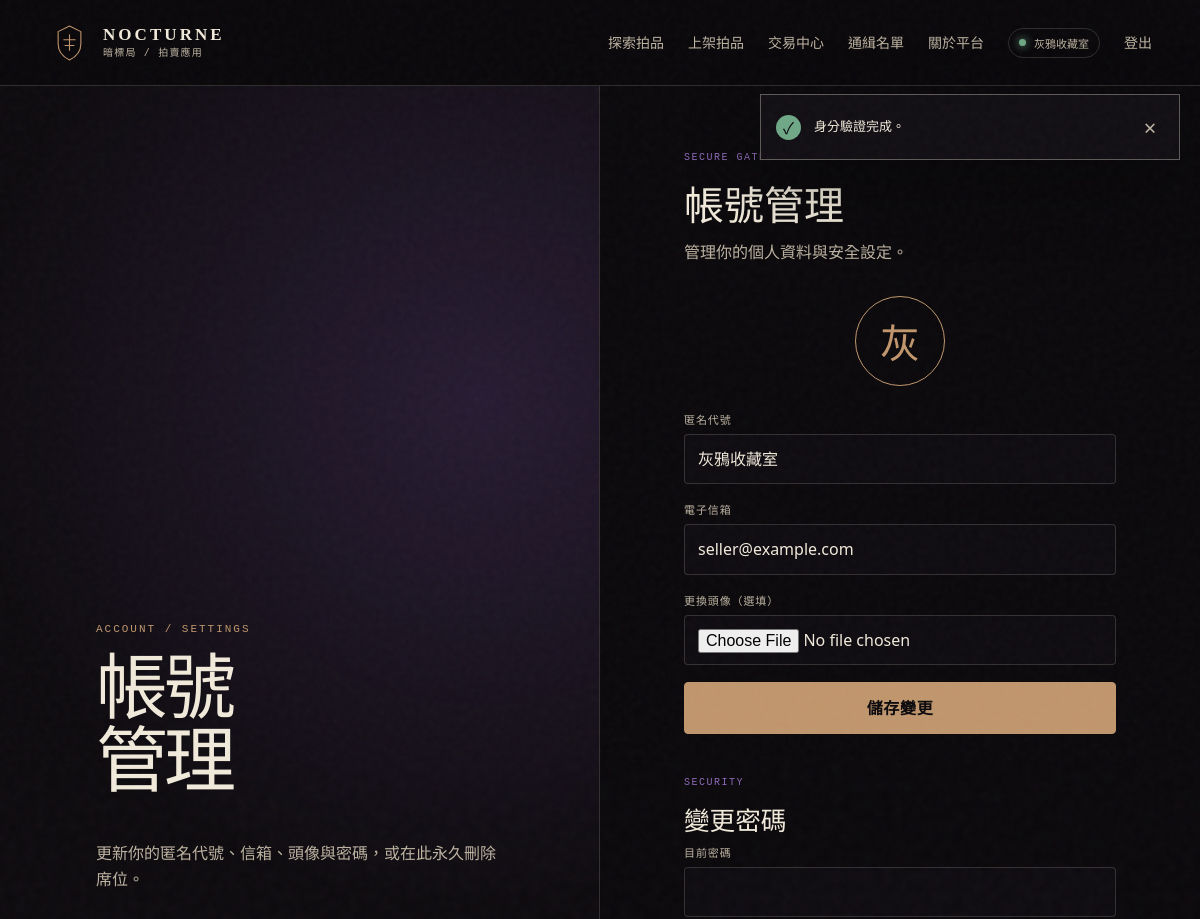
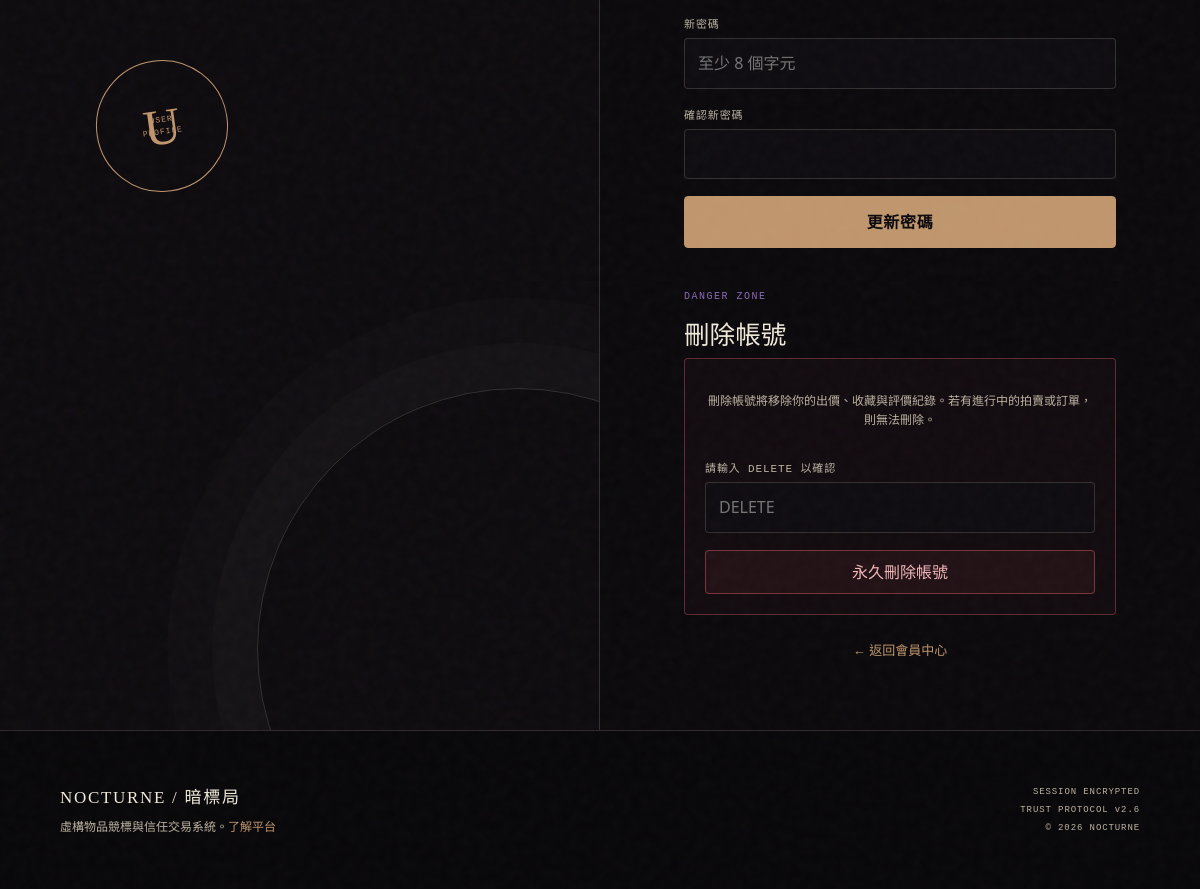
The app's page /index.php?page=buyer-profile (signed in) with its own data (2 pictures, top to bottom).
### tables this page shows
CREATE TABLE users (
    id BIGINT UNSIGNED AUTO_INCREMENT PRIMARY KEY,
    username VARCHAR(40) NOT NULL,
    email VARCHAR(190) NOT NULL,
    password_hash VARCHAR(255) NOT NULL,
    avatar_path VARCHAR(255) NULL,
    credit_score TINYINT UNSIGNED NOT NULL DEFAULT 80,
    status ENUM('pending', 'active', 'suspended', 'banned') NOT NULL DEFAULT 'active',
    email_verified_at DATETIME NULL,
    last_login_at DATETIME NULL,
    created_at DATETIME NOT NULL DEFAULT CURRENT_TIMESTAMP,
    updated_at DATETIME NOT NULL DEFAULT CURRENT_TIMESTAMP ON UPDATE CURRENT_TIMESTAMP,
    UNIQUE KEY uq_users_email (email),
    UNIQUE KEY uq_users_username (username),
    KEY idx_users_status_credit (status, credit_score),
    CONSTRAINT chk_users_credit CHECK (credit_score BETWEEN 0 AND 100)
);

### app/Core/View.php (called while the page is built, shortened)
<?php
final class View
{
    public static function render(string $template, array $data = [], string $layout = 'layouts/main'): void
    {
        $root = dirname(__DIR__, 2) . '/views/';
        $templateFile = $root . $template . '.php';
        $layoutFile = $root . $layout . '.php';
        extract($data, EXTR_SKIP);
        require $templateFile;
        $content = (string) ob_get_clean();
        require $layoutFile;
    }
}

### app/Controllers/BuyerController.php (called while the page is built, shortened)
<?php
final class BuyerController
{
    public function profileForm(): void
    {
        AuthMiddleware::handle();
        $user = (new User())->findWithRoles((int) Auth::user()['id']);
        View::render('buyer/profile', [
            'pageTitle' => '帳號管理',
            'profile' => $user,
        ]);
    }
}

### public/index.php (called while the page is built, shortened)
<?php
$page = (string) ($_GET['page'] ?? 'home');
$method = $_SERVER['REQUEST_METHOD'] ?? 'GET';
$routes = [
    'GET' => [
        'home' => [HomeController::class, 'index'],
        'about' => [HomeController::class, 'about'],
        'auction' => [AuctionController::class, 'show'],
        'wanted' => [HomeController::class, 'wanted'],
        'login' => [AuthController::class, 'loginForm'],
        'register' => [AuthController::class, 'registerForm'],
        'buyer' => [BuyerController::class, 'index'],
        'buyer-payment' => [BuyerController::class, 'payment'],
        'buyer-dispute' => [BuyerController::class, 'disputeForm'],
        'buyer-review' => [BuyerController::class, 'reviewForm'],
        'buyer-profile' => [BuyerController::class, 'profileForm'],
        'seller' => [SellerController::class, 'index'],
        'admin' => [AdminController::class, 'index'],
        'admin-disputes' => [AdminController::class, 'disputes'],
        'admin-logs' => [AdminController::class, 'logs'],
        'admin-export' => [AdminController::class, 'export'],
        'upload' => [UploadController::class, 'show'],
    ],
    'POST' => [
        'login' => [AuthController::class, 'login'],
        'register' => [AuthController::class, 'register'],
        'logout' => [AuthController::class, 'logout'],
        'bid' => [AuctionController::class, 'bid'],
        'watch' => [AuctionController::class, 'watch'],
        'buyer-pay' => [BuyerController::class, 'pay'],
        'buyer-dispute-submit' => [BuyerController::class, 'dispute'],
        'buyer-review-submit' => [BuyerController::class, 'review'],
        'buyer-profile-update' => [BuyerController::class, 'updateProfile'],
        'buyer-password-update' => [BuyerController::class, 'updatePassword'],
        'buyer-delete-account' => [BuyerController::class, 'deleteAccount'],
        'seller-create' => [SellerController::class, 'create'],
        'seller-delivery' => [SellerController::class, 'updateDelivery'],
        'seller-delete-auction' => [SellerController::class, 'deleteAuction'],
        'ai-description' => [SellerController::class, 'aiDescription'],
        'admin-review' => [AdminController::class, 'review'],
        'admin-dispute-resolve' => [AdminController::class, 'resolveDispute'],
        'admin-announce' => [AdminController::class, 'announce'],
        'admin-delete-auction' => [AdminController::class, 'deleteAuction'],
    ],
];
[$controller, $action] = $routes[$method][$page];
(new $controller())->{$action}();

### app/Models/User.php (called while the page is built, shortened)
<?php
final class User
{
    public function findWithRoles(int $id): ?array
    {
        $pdo = Database::connection();
        $statement = $pdo->prepare(
            'SELECT u.*, GROUP_CONCAT(r.name ORDER BY r.name) AS role_names
             FROM users u
             LEFT JOIN user_roles ur ON ur.user_id = u.id
             LEFT JOIN roles r ON r.id = ur.role_id
             WHERE u.id = :id
             GROUP BY u.id'
        );
        $statement->execute(['id' => $id]);
        $user = $statement->fetch();
        $user['roles'] = array_values(array_filter(explode(',', (string) $user['role_names'])));
        return $user;
    }
}

### app/Core/Auth.php (called while the page is built, shortened)
<?php
final class Auth
{
    public static function user(): ?array
    {
        $user = (new User())->findWithRoles((int) $_SESSION['user_id']);
        unset($user['password_hash']);
        return $user;
    }
    public static function check(): bool
    {
        return self::user() !== null;
    }
    public static function hasRole(string $role): bool
    {
        $user = self::user();
        return $user !== null && in_array($role, $user['roles'] ?? [], true);
    }
}

### app/Middleware/AuthMiddleware.php (called while the page is built, shortened)
<?php
final class AuthMiddleware
{
    public static function handle(): void
    {
        if (!Auth::check()) {
            flash('error', '請先登入以繼續操作。');
            redirect('login');
        }
    }
}

### app/Core/helpers.php (called while the page is built, shortened)
<?php
function e(mixed $value): string
{
    return htmlspecialchars((string) $value, ENT_QUOTES | ENT_SUBSTITUTE, 'UTF-8');
}
function url(string $page = 'home', array $params = []): string
{
    return 'index.php?' . http_build_query(array_merge(['page' => $page], $params));
}
function asset(string $path): string
{
    return 'assets/' . ltrim($path, '/');
}
function current_user(): ?array
{
    return Auth::user();
}
function has_role(string $role): bool
{
    return Auth::hasRole($role);
}
function flash(string $key, ?string $message = null): ?string
{
    $value = $_SESSION['_flash'][$key] ?? null;
    return $value;
}

### views/buyer/profile.php (the view, shortened to what this page needs)
<?php
$profile = $profile ?? current_user();
$avatarPath = $profile['avatar_path'] ?? '';
$avatarLetter = mb_substr($profile['username'] ?? '?', 0, 1);
?>
<section class="auth-shell">
    <div class="auth-aside">
        <span class="section-code">ACCOUNT / SETTINGS</span>
        <h1>帳號<br>管理</h1>
        <p>更新你的匿名代號、信箱、頭像與密碼，或在此永久刪除席位。</p>
        <div class="auth-seal" aria-hidden="true"><span>U</span><small>USER<br>PROFILE</small></div>
    </div>
    <div class="auth-card">
        <div class="auth-heading"><span>SECURE GATEWAY</span><h2>帳號管理</h2><p>管理你的個人資料與安全設定。</p></div>
        <div class="profile-avatar-preview">
            <?php if (!empty($avatarPath)): ?>
                <img src="<?= e($avatarPath) ?>" alt="頭像">
            <?php else: ?>
                <span><?= e($avatarLetter) ?></span>
            <?php endif; ?>
        </div>
        <form method="post" action="<?= e(url('buyer-profile-update')) ?>" enctype="multipart/form-data" class="stack-form">
            <label><span>匿名代號</span><input type="text" name="username" value="<?= e($profile['username'] ?? '') ?>" maxlength="40" required></label>
            <label><span>電子信箱</span><input type="email" name="email" value="<?= e($profile['email'] ?? '') ?>" required></label>
            <label><span>更換頭像（選填）</span><input type="file" name="avatar" accept="image/jpeg,image/png,image/webp"></label>
            <button class="button button-full" type="submit">儲存變更</button>
        </form>
        <div class="auth-heading" style="margin-top: 32px;"><span>SECURITY</span><h3>變更密碼</h3></div>
        <form method="post" action="<?= e(url('buyer-password-update')) ?>" class="stack-form">
            <label><span>目前密碼</span><input type="password" name="current_password" autocomplete="current-password" required></label>
            <label><span>新密碼</span><input type="password" name="new_password" autocomplete="new-password" placeholder="至少 8 個字元" required></label>
            <label><span>確認新密碼</span><input type="password" name="confirm_password" autocomplete="new-password" required></label>
            <button class="button button-full" type="submit">更新密碼</button>
        </form>
        <div class="auth-heading" style="margin-top: 32px;"><span>DANGER ZONE</span><h3>刪除帳號</h3></div>
        <form method="post" action="<?= e(url('buyer-delete-account')) ?>" class="stack-form danger-zone" onsubmit="return confirm('確定要永久刪除帳號？此操作無法復原，所有資料將被清除。');">
            <p class="form-note">刪除帳號將移除你的出價、收藏與評價紀錄。若有進行中的拍賣或訂單，則無法刪除。</p>
            <label><span>請輸入 DELETE 以確認</span><input type="text" name="confirm_text" placeholder="DELETE" required></label>
            <button class="button-danger button-full" type="submit">永久刪除帳號</button>
        </form>
        <p class="auth-switch"><a href="<?= e(url('buyer')) ?>">← 返回會員中心</a></p>
    </div>
</section>

### views/layouts/main.php (shortened to what this page needs)
<?php
$user = current_user();
$currentPage = (string) ($_GET['page'] ?? 'home');
$browseActive = in_array($currentPage, ['home', 'auction'], true);
$successMessage = flash('success');
$errorMessage = flash('error');
?>
<!doctype html>
<html lang="zh-Hant">
<head>
    <link rel="stylesheet" href="<?= e(asset('css/style.css')) ?>">
</head>
<body data-page="<?= e($currentPage) ?>">
    <header class="site-header">
        <a class="brand" href="<?= e(url('home')) ?>" aria-label="NOCTURNE 暗標局首頁">
            <span class="brand-mark" aria-hidden="true">
                <svg viewBox="0 0 48 48" role="img"><path d="M24 3 38 10v15c0 9-5.7 16-14 20C15.7 41 10 34 10 25V10L24 3Z"/><path d="M17 20h14M18.5 27h11M24 14v19"/></svg>
            </span>
            <span><strong>NOCTURNE</strong><small>暗標局 / 拍賣應用</small></span>
        </a>
        <nav id="primary-nav" class="primary-nav" aria-label="主要導覽">
            <a href="<?= e(url('home')) ?>" <?= $browseActive ? 'aria-current="page"' : '' ?>>探索拍品</a>
            <?php if ($user): ?>
                <a href="<?= e(url('seller')) ?>" <?= $currentPage === 'seller' ? 'aria-current="page"' : '' ?>>上架拍品</a>
                <a href="<?= e(url('buyer')) ?>" <?= $currentPage === 'buyer' ? 'aria-current="page"' : '' ?>>交易中心</a>
            <?php endif; ?>
            <a href="<?= e(url('wanted')) ?>" <?= $currentPage === 'wanted' ? 'aria-current="page"' : '' ?>>通緝名單</a>
            <a href="<?= e(url('about')) ?>" <?= $currentPage === 'about' ? 'aria-current="page"' : '' ?>>關於平台</a>
            <?php if ($user): ?>
                <?php if (has_role('admin')): ?>
                    <a class="nav-admin" href="<?= e(url('admin')) ?>" <?= str_starts_with($currentPage, 'admin') ? 'aria-current="page"' : '' ?>>監控室</a>
                <?php endif; ?>
                <span class="user-chip"><span aria-hidden="true"></span><?= e($user['username']) ?></span>
                <form method="post" action="<?= e(url('logout')) ?>">
                    <button class="nav-signout" type="submit">登出</button>
                </form>
            <?php else: ?>
                <a href="<?= e(url('login')) ?>">登入</a>
                <a class="button button-small" href="<?= e(url('register')) ?>">取得席位</a>
            <?php endif; ?>
        </nav>
    </header>
    <?php if ($successMessage || $errorMessage): ?>
        <div class="toast-wrap" aria-live="polite">
            <div class="toast <?= $errorMessage ? 'toast-error' : 'toast-success' ?>">
                <span aria-hidden="true"><?= $errorMessage ? '!' : '✓' ?></span>
                <p><?= e($errorMessage ?: $successMessage) ?></p>
                <button type="button" aria-label="關閉通知" data-dismiss-toast>×</button>
            </div>
        </div>
    <?php endif; ?>
    <main id="main-content">
        <?= $content ?>
    </main>
    <footer class="site-footer">
        <div>
            <a class="footer-brand" href="<?= e(url('home')) ?>">NOCTURNE / 暗標局</a>
            <p>虛構物品競標與信任交易系統。<a href="<?= e(url('about')) ?>">了解平台</a></p>
        </div>
        <div class="footer-meta">
            <span>SESSION ENCRYPTED</span>
            <span>TRUST PROTOCOL v2.6</span>
            <span>© <?= date('Y') ?> NOCTURNE</span>
        </div>
    </footer>
</body>
</html>

### records on screen
users: username "灰鴉收藏室", username "灰", email "seller@example.com"

### other values on screen
$errorMessage ?: $successMessage "身分驗證完成。"
